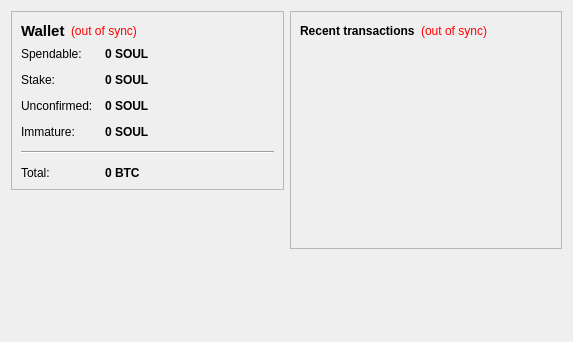
<?xml version="1.0" encoding="UTF-8"?>
<ui version="4.0">
 <class>OverviewPage</class>
 <widget class="QWidget" name="OverviewPage">
  <property name="geometry">
   <rect>
    <x>0</x>
    <y>0</y>
    <width>573</width>
    <height>342</height>
   </rect>
  </property>
  <property name="windowTitle">
   <string>Form</string>
  </property>
  <layout class="QHBoxLayout" name="horizontalLayout" stretch="1,1">
   <item>
    <layout class="QVBoxLayout" name="verticalLayout_2">
     <item>
      <widget class="QFrame" name="frame">
       <property name="frameShape">
        <enum>QFrame::StyledPanel</enum>
       </property>
       <property name="frameShadow">
        <enum>QFrame::Raised</enum>
       </property>
       <layout class="QVBoxLayout" name="verticalLayout_4">
        <item>
         <layout class="QHBoxLayout" name="horizontalLayout_4">
          <item>
           <widget class="QLabel" name="label_5">
            <property name="font">
             <font>
              <pointsize>11</pointsize>
              <weight>75</weight>
              <bold>true</bold>
             </font>
            </property>
            <property name="text">
             <string>Wallet</string>
            </property>
           </widget>
          </item>
          <item>
           <widget class="QLabel" name="labelWalletStatus">
            <property name="toolTip">
             <string>The displayed information may be out of date. Your wallet automatically synchronizes with the SoulCoin network after a connection is established, but this process has not completed yet.</string>
            </property>
            <property name="styleSheet">
             <string notr="true">QLabel { color: red; }</string>
            </property>
            <property name="text">
             <string notr="true">(out of sync)</string>
            </property>
            <property name="alignment">
             <set>Qt::AlignLeading|Qt::AlignLeft|Qt::AlignVCenter</set>
            </property>
           </widget>
          </item>
          <item>
           <spacer name="horizontalSpacer_2">
            <property name="orientation">
             <enum>Qt::Horizontal</enum>
            </property>
            <property name="sizeHint" stdset="0">
             <size>
              <width>40</width>
              <height>20</height>
             </size>
            </property>
           </spacer>
          </item>
         </layout>
        </item>
        <item>
         <layout class="QFormLayout" name="formLayout_2">
          <property name="fieldGrowthPolicy">
           <enum>QFormLayout::AllNonFixedFieldsGrow</enum>
          </property>
          <property name="horizontalSpacing">
           <number>12</number>
          </property>
          <property name="verticalSpacing">
           <number>12</number>
          </property>
          <item row="0" column="0">
           <widget class="QLabel" name="label">
            <property name="text">
             <string>Spendable:</string>
            </property>
           </widget>
          </item>
          <item row="0" column="1">
           <widget class="QLabel" name="labelBalance">
            <property name="font">
             <font>
              <weight>75</weight>
              <bold>true</bold>
             </font>
            </property>
            <property name="cursor">
             <cursorShape>IBeamCursor</cursorShape>
            </property>
            <property name="toolTip">
             <string>Your current spendable balance</string>
            </property>
            <property name="text">
             <string notr="true">0 SOUL</string>
            </property>
            <property name="textInteractionFlags">
             <set>Qt::LinksAccessibleByMouse|Qt::TextSelectableByKeyboard|Qt::TextSelectableByMouse</set>
            </property>
           </widget>
          </item>
          <item row="1" column="0">
           <widget class="QLabel" name="label_6">
            <property name="text">
             <string>Stake:</string>
            </property>
           </widget>
          </item>
          <item row="1" column="1">
           <widget class="QLabel" name="labelStake">
            <property name="font">
             <font>
              <weight>75</weight>
              <bold>true</bold>
             </font>
            </property>
            <property name="cursor">
             <cursorShape>IBeamCursor</cursorShape>
            </property>
            <property name="toolTip">
             <string>Total of coins that was staked, and do not yet count toward the current balance</string>
            </property>
            <property name="text">
             <string notr="true">0 SOUL</string>
            </property>
            <property name="textInteractionFlags">
             <set>Qt::LinksAccessibleByMouse|Qt::TextSelectableByKeyboard|Qt::TextSelectableByMouse</set>
            </property>
           </widget>
          </item>
          <item row="2" column="0">
           <widget class="QLabel" name="label_3">
            <property name="text">
             <string>Unconfirmed:</string>
            </property>
           </widget>
          </item>
          <item row="2" column="1">
           <widget class="QLabel" name="labelUnconfirmed">
            <property name="font">
             <font>
              <weight>75</weight>
              <bold>true</bold>
             </font>
            </property>
            <property name="cursor">
             <cursorShape>IBeamCursor</cursorShape>
            </property>
            <property name="toolTip">
             <string>Total of transactions that have yet to be confirmed, and do not yet count toward the current balance</string>
            </property>
            <property name="text">
             <string notr="true">0 SOUL</string>
            </property>
            <property name="textInteractionFlags">
             <set>Qt::LinksAccessibleByMouse|Qt::TextSelectableByKeyboard|Qt::TextSelectableByMouse</set>
            </property>
           </widget>
          </item>
          <item row="3" column="0">
           <widget class="QLabel" name="labelImmatureText">
            <property name="text">
             <string>Immature:</string>
            </property>
           </widget>
          </item>
          <item row="3" column="1">
           <widget class="QLabel" name="labelImmature">
            <property name="font">
             <font>
              <weight>75</weight>
              <bold>true</bold>
             </font>
            </property>
            <property name="toolTip">
             <string>Mined balance that has not yet matured</string>
            </property>
            <property name="text">
             <string notr="true">0 SOUL</string>
            </property>
            <property name="textInteractionFlags">
             <set>Qt::LinksAccessibleByMouse|Qt::TextSelectableByKeyboard|Qt::TextSelectableByMouse</set>
            </property>
           </widget>
          </item>
          <item row="4" column="0" colspan="2">
           <widget class="Line" name="line">
            <property name="orientation">
             <enum>Qt::Horizontal</enum>
            </property>
           </widget>
          </item>
          <item row="5" column="0">
           <widget class="QLabel" name="labelTotalText">
            <property name="text">
             <string>Total:</string>
            </property>
           </widget>
          </item>
          <item row="5" column="1">
           <widget class="QLabel" name="labelTotal">
            <property name="font">
             <font>
              <weight>75</weight>
              <bold>true</bold>
             </font>
            </property>
            <property name="cursor">
             <cursorShape>IBeamCursor</cursorShape>
            </property>
            <property name="toolTip">
             <string>Your current total balance</string>
            </property>
            <property name="text">
             <string notr="true">0 BTC</string>
            </property>
            <property name="textInteractionFlags">
             <set>Qt::LinksAccessibleByMouse|Qt::TextSelectableByKeyboard|Qt::TextSelectableByMouse</set>
            </property>
           </widget>
          </item>
         </layout>
        </item>
       </layout>
      </widget>
     </item>
     <item>
      <spacer name="verticalSpacer">
       <property name="orientation">
        <enum>Qt::Vertical</enum>
       </property>
       <property name="sizeHint" stdset="0">
        <size>
         <width>20</width>
         <height>40</height>
        </size>
       </property>
      </spacer>
     </item>
    </layout>
   </item>
   <item>
    <layout class="QVBoxLayout" name="verticalLayout_3">
     <item>
      <widget class="QFrame" name="frame_2">
       <property name="frameShape">
        <enum>QFrame::StyledPanel</enum>
       </property>
       <property name="frameShadow">
        <enum>QFrame::Raised</enum>
       </property>
       <layout class="QVBoxLayout" name="verticalLayout">
        <item>
         <layout class="QHBoxLayout" name="horizontalLayout_2">
          <item>
           <widget class="QLabel" name="label_4">
            <property name="text">
             <string>&lt;b&gt;Recent transactions&lt;/b&gt;</string>
            </property>
           </widget>
          </item>
          <item>
           <widget class="QLabel" name="labelTransactionsStatus">
            <property name="toolTip">
             <string>The displayed information may be out of date. Your wallet automatically synchronizes with the SoulCoin network after a connection is established, but this process has not completed yet.</string>
            </property>
            <property name="styleSheet">
             <string notr="true">QLabel { color: red; }</string>
            </property>
            <property name="text">
             <string notr="true">(out of sync)</string>
            </property>
            <property name="alignment">
             <set>Qt::AlignRight|Qt::AlignTrailing|Qt::AlignVCenter</set>
            </property>
           </widget>
          </item>
          <item>
           <spacer name="horizontalSpacer">
            <property name="orientation">
             <enum>Qt::Horizontal</enum>
            </property>
            <property name="sizeHint" stdset="0">
             <size>
              <width>40</width>
              <height>20</height>
             </size>
            </property>
           </spacer>
          </item>
         </layout>
        </item>
        <item>
         <widget class="QListView" name="listTransactions">
          <property name="styleSheet">
           <string notr="true">QListView { background: transparent; }</string>
          </property>
          <property name="frameShape">
           <enum>QFrame::NoFrame</enum>
          </property>
          <property name="verticalScrollBarPolicy">
           <enum>Qt::ScrollBarAlwaysOff</enum>
          </property>
          <property name="horizontalScrollBarPolicy">
           <enum>Qt::ScrollBarAlwaysOff</enum>
          </property>
          <property name="selectionMode">
           <enum>QAbstractItemView::NoSelection</enum>
          </property>
         </widget>
        </item>
       </layout>
      </widget>
     </item>
     <item>
      <spacer name="verticalSpacer_2">
       <property name="orientation">
        <enum>Qt::Vertical</enum>
       </property>
       <property name="sizeHint" stdset="0">
        <size>
         <width>20</width>
         <height>40</height>
        </size>
       </property>
      </spacer>
     </item>
    </layout>
   </item>
  </layout>
 </widget>
 <resources/>
 <connections/>
</ui>
